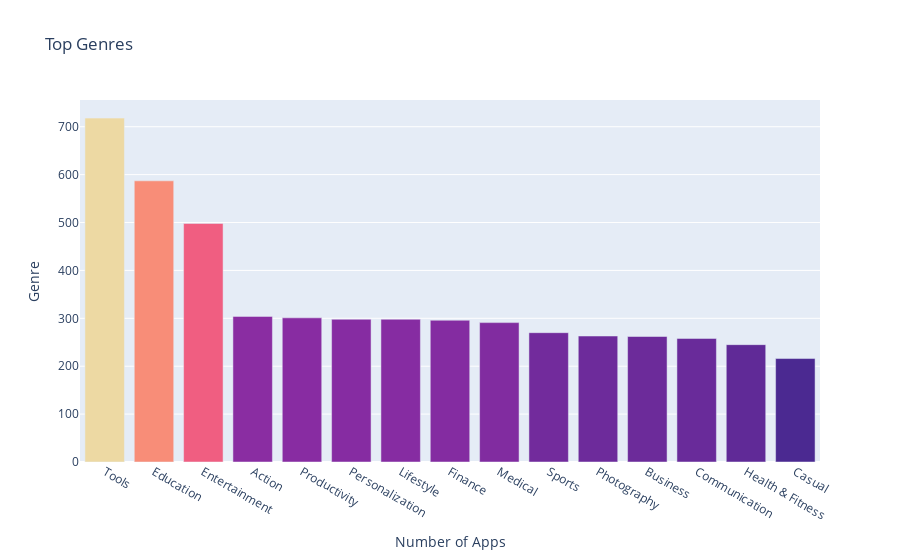

Notebook code for this chart:
### Markdown cell above
**Challenge**: Can you create this chart with the Series containing the genre data? 

<img src=https://imgur.com/DbcoQli.png width=400>

Try experimenting with the built in colour scales in Plotly. You can find a full list [here](https://plotly.com/python/builtin-colorscales/). 

* Find a way to set the colour scale using the color_continuous_scale parameter. 
* Find a way to make the color axis disappear by using coloraxis_showscale.

### Code cell
genre_bar = px.bar(x = df_apps_clean.Genres.value_counts().index[:15], # index = category name
             y = df_apps_clean.Genres.value_counts().values[:15],
             title="Top Genres", 
             hover_name=df_apps_clean.Genres.value_counts().index[:15],
             color=df_apps_clean.Genres.value_counts().values[:15],
             color_continuous_scale='Agsunset'
             )

genre_bar.update_layout(xaxis_title="Number of Apps",
                        yaxis_title="Genre",coloraxis_showscale=False)
genre_bar.show()

### Figure 1 — Plotly figure (JSON) as saved in the notebook; plotly's stock layout.template omitted (floating-point values rounded to 4 significant figures)
{"data": [{"alignmentgroup": "True", "hovertemplate": "<b>%{hovertext}</b><br><br>x=%{x}<br>y=%{y}<br>color=%{marker.color}<extra></extra>", "hovertext": ["Tools", "Education", "Entertainment", "Action", "Productivity", "Personalization", "Lifestyle", "Finance", "Medical", "Sports", "Photography", "Business", "Communication", "Health & Fitness", "Casual"], "legendgroup": "", "marker": {"color": [718, 587, 498, 304, 301, 298, 298, 296, 291, 270, 263, 262, 258, 245, 216], "coloraxis": "coloraxis", "pattern": {"shape": ""}}, "name": "", "offsetgroup": "", "orientation": "v", "showlegend": false, "textposition": "auto", "type": "bar", "x": ["Tools", "Education", "Entertainment", "Action", "Productivity", "Personalization", "Lifestyle", "Finance", "Medical", "Sports", "Photography", "Business", "Communication", "Health & Fitness", "Casual"], "xaxis": "x", "y": [718, 587, 498, 304, 301, 298, 298, 296, 291, 270, 263, 262, 258, 245, 216], "yaxis": "y"}], "layout": {"barmode": "relative", "coloraxis": {"colorbar": {"title": {"text": "color"}}, "colorscale": [[0, "rgb(75, 41, 145)"], [0.1667, "rgb(135, 44, 162)"], [0.3333, "rgb(192, 54, 157)"], [0.5, "rgb(234, 79, 136)"], [0.6667, "rgb(250, 120, 118)"], [0.8333, "rgb(246, 169, 122)"], [1, "rgb(237, 217, 163)"]], "showscale": false}, "legend": {"tracegroupgap": 0}, "title": {"text": "Top Genres"}, "xaxis": {"anchor": "y", "domain": [0, 1], "title": {"text": "Number of Apps"}}, "yaxis": {"anchor": "x", "domain": [0, 1], "title": {"text": "Genre"}}}}
